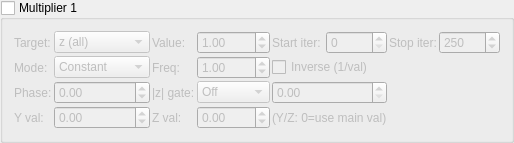
    <widget class="MyGroupBox" name="groupCheck_transf_function_enabledBx_false">
     <property name="title"><string>Multiplier 1</string></property>
     <property name="checkable"><bool>true</bool></property>
     <property name="checked"><bool>false</bool></property>
     <layout class="QGridLayout" name="gridLayout_mult1">
      <property name="spacing"><number>2</number></property>
      <item row="0" column="0">
       <widget class="QLabel"><property name="text"><string>Target:</string></property></widget>
      </item>
      <item row="0" column="1">
       <widget class="MyComboBox" name="comboBox_transf_multiplier_mode_1">
        <item><property name="text"><string notr="true">z (all)</string></property></item>
        <item><property name="text"><string notr="true">z.x</string></property></item>
        <item><property name="text"><string notr="true">z.y</string></property></item>
        <item><property name="text"><string notr="true">z.z</string></property></item>
        <item><property name="text"><string notr="true">DE</string></property></item>
        <item><property name="text"><string notr="true">color</string></property></item>
        <item><property name="text"><string notr="true">z.w</string></property></item>
        <item><property name="text"><string notr="true">z.xy</string></property></item>
        <item><property name="text"><string notr="true">z.xz</string></property></item>
        <item><property name="text"><string notr="true">z.yz</string></property></item>
        <item><property name="text"><string notr="true">color accum</string></property></item>
       </widget>
      </item>
      <item row="0" column="2">
       <widget class="QLabel"><property name="text"><string>Value:</string></property></widget>
      </item>
      <item row="0" column="3">
       <widget class="MyDoubleSpinBox" name="spinbox_transf_scale_4">
        <property name="minimum"><double>-100.0</double></property><property name="maximum"><double>100.0</double></property>
        <property name="singleStep"><double>0.01</double></property><property name="value"><double>1.0</double></property>
       </widget>
      </item>
      <item row="0" column="4">
       <widget class="QLabel"><property name="text"><string>Start iter:</string></property></widget>
      </item>
      <item row="0" column="5">
       <widget class="MySpinBox" name="spinboxInt_transf_start_iterations_B">
        <property name="minimum"><number>0</number></property><property name="maximum"><number>10000</number></property>
        <property name="value"><number>0</number></property>
       </widget>
      </item>
      <item row="0" column="6">
       <widget class="QLabel"><property name="text"><string>Stop iter:</string></property></widget>
      </item>
      <item row="0" column="7">
       <widget class="MySpinBox" name="spinboxInt_transf_stop_iterations_B">
        <property name="minimum"><number>0</number></property><property name="maximum"><number>10000</number></property>
        <property name="value"><number>250</number></property>
       </widget>
      </item>
      <item row="1" column="0">
       <widget class="QLabel"><property name="text"><string>Mode:</string></property></widget>
      </item>
      <item row="1" column="1">
       <widget class="MyComboBox" name="comboBox_transf_multiplier_value_mode_1">
        <item><property name="text"><string notr="true">Constant</string></property></item>
        <item><property name="text"><string notr="true">Sine</string></property></item>
        <item><property name="text"><string notr="true">Ramp</string></property></item>
        <item><property name="text"><string notr="true">Exponential</string></property></item>
        <item><property name="text"><string notr="true">Triangle</string></property></item>
        <item><property name="text"><string notr="true">Square</string></property></item>
        <item><property name="text"><string notr="true">Smoothstep</string></property></item>
        <item><property name="text"><string notr="true">Noise</string></property></item>
        <item><property name="text"><string notr="true">Ping-pong</string></property></item>
        <item><property name="text"><string notr="true">Stepped</string></property></item>
       </widget>
      </item>
      <item row="1" column="2">
       <widget class="QLabel"><property name="text"><string>Freq:</string></property></widget>
      </item>
      <item row="1" column="3">
       <widget class="MyDoubleSpinBox" name="spinbox_transf_multiplier_frequency_1">
        <property name="minimum"><double>0.01</double></property><property name="maximum"><double>100.0</double></property>
        <property name="singleStep"><double>0.1</double></property><property name="value"><double>1.0</double></property>
       </widget>
      </item>
      <item row="1" column="4" colspan="2">
       <widget class="MyCheckBox" name="checkBox_transf_multiplier_inverse_1">
        <property name="text"><string>Inverse (1/val)</string></property>
       </widget>
      </item>
      <item row="2" column="0">
       <widget class="QLabel"><property name="text"><string>Phase:</string></property></widget>
      </item>
      <item row="2" column="1">
       <widget class="MyDoubleSpinBox" name="spinbox_transf_multiplier_phase_1">
        <property name="minimum"><double>-10.0</double></property><property name="maximum"><double>10.0</double></property>
        <property name="singleStep"><double>0.1</double></property><property name="value"><double>0.0</double></property>
       </widget>
      </item>
      <item row="2" column="2">
       <widget class="QLabel"><property name="text"><string>|z| gate:</string></property></widget>
      </item>
      <item row="2" column="3">
       <widget class="MyComboBox" name="comboBox_transf_multiplier_threshold_mode_1">
        <item><property name="text"><string notr="true">Off</string></property></item>
        <item><property name="text"><string notr="true">&gt; thresh</string></property></item>
        <item><property name="text"><string notr="true">&lt; thresh</string></property></item>
       </widget>
      </item>
      <item row="2" column="4" colspan="2">
       <widget class="MyDoubleSpinBox" name="spinbox_transf_multiplier_threshold_1">
        <property name="minimum"><double>0.0</double></property><property name="maximum"><double>1000.0</double></property>
        <property name="singleStep"><double>0.1</double></property><property name="value"><double>0.0</double></property>
       </widget>
      </item>
      <item row="3" column="0">
       <widget class="QLabel"><property name="text"><string>Y val:</string></property></widget>
      </item>
      <item row="3" column="1">
       <widget class="MyDoubleSpinBox" name="spinbox_transf_multiplier_scale_y_1">
        <property name="minimum"><double>-100.0</double></property><property name="maximum"><double>100.0</double></property>
        <property name="singleStep"><double>0.01</double></property><property name="value"><double>0.0</double></property>
       </widget>
      </item>
      <item row="3" column="2">
       <widget class="QLabel"><property name="text"><string>Z val:</string></property></widget>
      </item>
      <item row="3" column="3">
       <widget class="MyDoubleSpinBox" name="spinbox_transf_multiplier_scale_z_1">
        <property name="minimum"><double>-100.0</double></property><property name="maximum"><double>100.0</double></property>
        <property name="singleStep"><double>0.01</double></property><property name="value"><double>0.0</double></property>
       </widget>
      </item>
      <item row="3" column="4" colspan="2">
       <widget class="QLabel"><property name="text"><string notr="true">(Y/Z: 0=use main val)</string></property></widget>
      </item>
     </layout>
    </widget>
